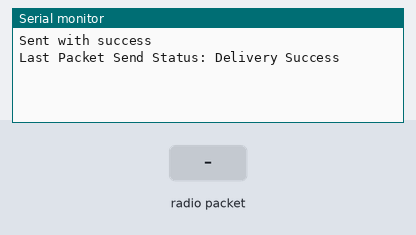
Simulated run of this sketch. Board: ESP32. Parts: the last lines printed to the serial monitor. The test bench sets the inputs (shaded band).

Above: at 1.2 s.
1.3 s: radio packet "1" arrives
At 2.1 s:
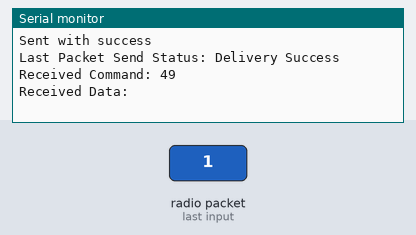
2.8 s: radio packet "0" arrives
At 3.3 s:
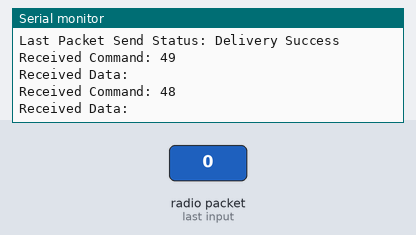
4.3 s: radio packet "2" arrives
At 5.6 s:
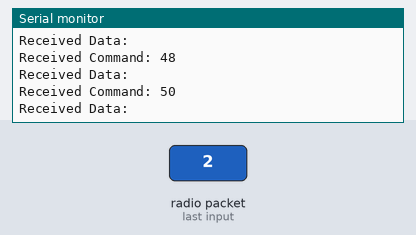

The sketch:

Hub_Reciever.ino
```cpp
#include <esp_now.h>
#include <WiFi.h>

// REPLACE WITH THE MAC Address of your receiver
uint8_t receiverMac[] = {0x8C, 0x4B, 0x14, 0x3B, 0x54, 0xE0};

// Define variables to store incoming message
String incomingMessage;

esp_now_peer_info_t peerInfo;

typedef struct struct_message {
  uint8_t command;
  char data[32];
} struct_message;


// Callback when data is sent
void OnDataSent(const uint8_t *mac_addr, esp_now_send_status_t status) {
  Serial.print("Last Packet Send Status: ");
  Serial.println(status == ESP_NOW_SEND_SUCCESS ? "Delivery Success" : "Delivery Fail");
}

// Callback when data is received
void OnDataRecv(const uint8_t *mac, const uint8_t *incomingData, int len) {
  struct_message incomingMessage;
  memcpy(&incomingMessage, incomingData, sizeof(incomingMessage));
  // Parse and process the received data
  uint8_t receivedCommand = incomingMessage.command;
  String receivedData = String(incomingMessage.data);

  Serial.print("Received Command: ");
  Serial.println(receivedCommand);
  Serial.print("Received Data: ");
  Serial.println(receivedData);
  // Perform actions based on receivedCommand and receivedData here
}

void setup() {
  // Init Serial Monitor
  Serial.begin(115200);

  // Set device as a Wi-Fi Station
  WiFi.mode(WIFI_STA);

  // Init ESP-NOW
  if (esp_now_init() != ESP_OK) {
    Serial.println("Error initializing ESP-NOW");
    return;
  }

   // Once ESPNow is successfully Init, we will register for Send CB to
  // get the status of Trasnmitted packet
  esp_now_register_send_cb(OnDataSent);

  // Register peer
  memcpy(peerInfo.peer_addr, receiverMac, 6);
  peerInfo.channel = 0;
  peerInfo.encrypt = false;

  // Add peer
  if (esp_now_add_peer(&peerInfo) != ESP_OK){
    Serial.println("Failed to add peer");
    return;
  }
  // Register for a callback function that will be called when data is received
  esp_now_register_recv_cb(OnDataRecv);

}

// Function to send a command and data to the receiver
void sendCommandAndData(uint8_t command, const String& data) {
  struct_message message;
  message.command = command;
  data.toCharArray(message.data, sizeof(message.data));
  esp_err_t result = esp_now_send(receiverMac, (uint8_t *)&message, sizeof(message));

  if (result == ESP_OK) {
    Serial.println("Sent with success");
  } else {
    Serial.println("Error sending the data");
  }
}

void loop() {
  // Example: Send command number 42 and a string as data
  sendCommandAndData(42, "Hello! How are you!");

  delay(10000); // Send every 10 seconds
}
```

Measured:
- after the input at 1.3 s, the serial monitor: prints a new line at once (image 1)
- after the input at 2.8 s, the serial monitor: prints a new line at once (image 2)
- after the input at 4.3 s, the serial monitor: prints a new line at once (image 3)
